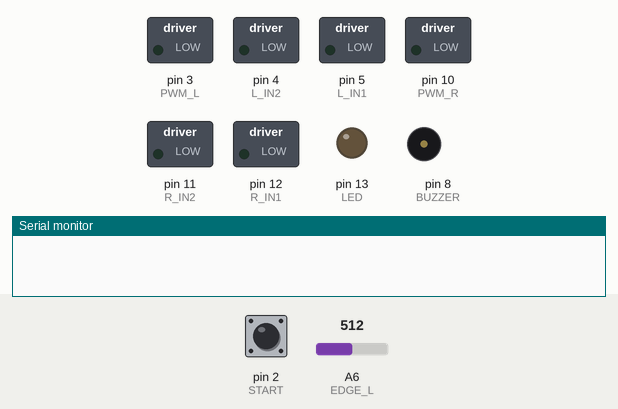
This sketch was run on a simulated Arduino Nano, built with avr-gcc and run on an emulated ATmega328P. Parts: switched loads named in the sketch (green lamp = pin HIGH), output pins drawn as LEDs (lit = HIGH), buzzer (waves = sounding), the last lines printed to the serial monitor. Inputs (shaded band) come from the test bench; at power-on: pin 2 (START) HIGH, A6 (EDGE_L) = 512.

Above: at 2.2 s.
At 3.7 s:
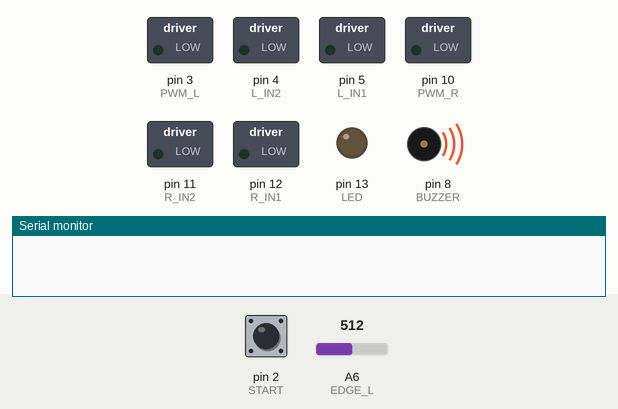
At 4.5 s:
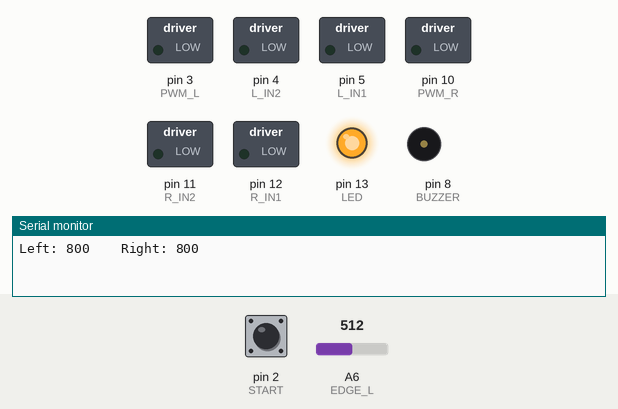
Timing chart, 0 to 6.0 s (numbered marks = the images above):
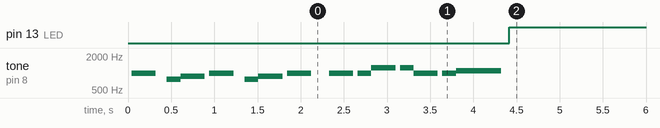

The sketch:

LinerBot_calibrateEdgeSensor.ino
```cpp
#include <EEPROM.h>
#include "LinerBot.h"


// Note and duration for Kolej Komuniti melody.
int melodyPitch[] = {NOTE_B5, 0, NOTE_G5, NOTE_A5, NOTE_B5, 0, NOTE_G5, NOTE_A5, NOTE_B5, 0, NOTE_B5, NOTE_B5, NOTE_DS6, NOTE_DS6, NOTE_B5, NOTE_B5, NOTE_CS6};
int melodyDuration[] = {4, 16, 8, 4, 4, 16, 8, 4, 4, 8, 4, 8, 4, 8, 4, 8, 2};

// Note and duration for edge sensor calibration.
int calPitch[] = {NOTE_C5, NOTE_G5};
int calDuration[] = {10, 10};


void setup() {
  Serial.begin(115200);
  LinerBot.begin();


  // Enter edge sensor calibration mode if the START button is pressed
  // during reset.
  if (digitalRead(START) == LOW) {
    // Beep to indicate we are in the calibration mode.
    LinerBot.playMelody(calPitch, calDuration, 2);

    // Wait until start button is released.
    while ((digitalRead(START) == LOW));
    delay(100);

    // Calibrate the edge sensors.
    LinerBot.calibrateEdgeSensors();
  }


  // Play the Kolej Komuniti melody once.
  LinerBot.playMelody(melodyPitch, melodyDuration, 17);
}


void loop() {
  // Turn on LED if edge is detected.
  if (LinerBot.isEdgeDetected(EDGE_L) || LinerBot.isEdgeDetected(EDGE_R)) {
    digitalWrite(LED, HIGH);
  }
  else {
    digitalWrite(LED, LOW);
  }

  // Print the sensors' threshold via serial port.
  Serial.print ("Left: ");
  Serial.print (LinerBot.readEdgeSensorThreshold(EDGE_L));
  Serial.print ("    Right: ");
  Serial.println (LinerBot.readEdgeSensorThreshold(EDGE_R));

  delay(250);
}
```

LinerBot.cpp
```cpp
#include <EEPROM.h>
#include "LinerBot.h"


void KKBPJLinerBot::begin(void)
{
  // Setting pin direction.
  pinMode(PWM_L, OUTPUT);
  pinMode(L_IN1, OUTPUT);
  pinMode(L_IN2, OUTPUT);
  pinMode(PWM_R, OUTPUT);
  pinMode(R_IN1, OUTPUT);
  pinMode(R_IN2, OUTPUT);

  pinMode(LED, OUTPUT);
//  pinMode(SERVO, OUTPUT);
  pinMode(BUZZER, OUTPUT);

  pinMode(START, INPUT_PULLUP);

  // Clear all ouputs.
  analogWrite(PWM_L, 0);
  analogWrite(PWM_R, 0);
  digitalWrite(L_IN1, LOW);
  digitalWrite(L_IN2, LOW);
  digitalWrite(R_IN1, LOW);
  digitalWrite(R_IN2, LOW);

  digitalWrite(LED, LOW);
//  digitalWrite(SERVO, LOW);
  digitalWrite(BUZZER, LOW);

  // Attach servo.
//  _servo.attach(SERVO);
}


/*
int KKBPJLinerBot::readDipSwitch(void)
{
  int adc = analogRead(MODE);
  if (adc > 933) return 0;
  if (adc > 773) return 1;
  if (adc > 658) return 2;
  if (adc > 563) return 3;
  if (adc > 487) return 4;
  if (adc > 440) return 5;
  if (adc > 400) return 6;
  return 7;
}
*/


/*
float KKBPJLinerBot::readBatteryVoltage(void)
{
  int adc = analogRead(VBATT);
  float adcVolt = (float)adc * (5.0f / 1023.0f);
  float vBatt = adcVolt * (1.0f + (10.0f / 3.9f));
  return vBatt;
}
*/


void KKBPJLinerBot::stop(void)
{
  analogWrite(PWM_L, 0);
  analogWrite(PWM_R, 0);
}


void KKBPJLinerBot::moveForward(int speed)
{
  analogWrite(PWM_L, speed);
  digitalWrite(L_IN1, LOW);
  digitalWrite(L_IN2, HIGH);
  analogWrite(PWM_R, speed);
  digitalWrite(R_IN1, LOW);
  digitalWrite(R_IN2, HIGH);
}


void KKBPJLinerBot::moveBackward(int speed)
{
  analogWrite(PWM_L, speed);
  digitalWrite(L_IN1, HIGH);
  digitalWrite(L_IN2, LOW);
  analogWrite(PWM_R, speed);
  digitalWrite(R_IN1, HIGH);
  digitalWrite(R_IN2, LOW);
}


void KKBPJLinerBot::turnLeft(int speed)
{
  analogWrite(PWM_L, speed);
  digitalWrite(L_IN1, HIGH);
  digitalWrite(L_IN2, LOW);
  analogWrite(PWM_R, speed);
  digitalWrite(R_IN1, LOW);
  digitalWrite(R_IN2, HIGH);
}


void KKBPJLinerBot::turnRight(int speed)
{
  analogWrite(PWM_L, speed);
  digitalWrite(L_IN1, LOW);
  digitalWrite(L_IN2, HIGH);
  analogWrite(PWM_R, speed);
  digitalWrite(R_IN1, HIGH);
  digitalWrite(R_IN2, LOW);
}


void KKBPJLinerBot::setMotorSpeed(int side, int speed)
{
  int direction_1;
  int direction_2;
  if (speed >= 0) {
    direction_1 = LOW;
    direction_2 = HIGH;
  }
  else {
    speed = -speed;
    direction_1 = HIGH;
    direction_2 = LOW;
  }

  switch (side) {
    case MOTOR_L:
      analogWrite(PWM_L, speed);
      digitalWrite(L_IN1, direction_1);
      digitalWrite(L_IN2, direction_2);
      break;

    case MOTOR_R:
      analogWrite(PWM_R, speed);
      digitalWrite(R_IN1, direction_1);
      digitalWrite(R_IN2, direction_2);
      break;
  }
}


/*
void KKBPJLinerBot::setServoPosition(int position)
{
  _servo.write(position);
}
*/


void KKBPJLinerBot::playTone(int pitch, int duration)
{
  if (pitch == 0) {
    delay(duration);
    return;
  }

  long halfPeriod = 1000000L / (long)pitch / 2L;
  for (long i = 0; i < (long)duration * 1000L; i += halfPeriod * 2L) {
    digitalWrite(BUZZER, HIGH);
    delayMicroseconds(halfPeriod);
    digitalWrite(BUZZER, LOW);
    delayMicroseconds(halfPeriod);
  }
}


void KKBPJLinerBot::playMelody(const int *pitch, const int *duration, int length)
{
  for (int i = 0; i < length; i++) {
    // To calculate the note duration, take one second divided by the note type.
    // e.g. quarter note = 1000 / 4, eighth note = 1000 / 8, etc.
    int noteDuration = 1000 / duration[i];
    playTone(pitch[i], noteDuration);

    // To distinguish the notes, set a minimum time between them.
    // the note's duration + 30% seems to work well.
    int pauseBetweenNotes = noteDuration * 0.30;
    delay(pauseBetweenNotes);
  }
}


void KKBPJLinerBot::calibrateEdgeSensors(void)
{
  int minL = 1024;
  int minR = 1024;
  int maxL = 0;
  int maxR = 0;

  int timestamp = millis();

  // Loop until start button is pressed.
  do {
    // Get the minimum and maximum value.
    int tempL = analogRead(EDGE_L);
    int tempR = analogRead(EDGE_R);

    if (minL > tempL) minL = tempL;
    if (minR > tempR) minR = tempR;

    if (maxL < tempL) maxL = tempL;
    if (maxR < tempR) maxR = tempR;

    // Blink LED.
    if (millis() - timestamp > 100) {
      timestamp +=  100;
      digitalWrite(LED, !digitalRead(LED));
    }
  } while (digitalRead(START) == HIGH);
  while (digitalRead(START) == LOW);
  digitalWrite(LED, LOW);

  // Calculate and save the threshold to EEPROM.
  if (maxL > minL) {
    int threshold = ((maxL - minL) * 3 / 5) + minL;
    EEPROM.put(EEADD_EDGE_L, threshold);
  }

  if (maxR > minR) {
    int threshold = ((maxR - minR) * 3 / 5) + minR;
    EEPROM.put(EEADD_EDGE_R, threshold);
  }
}


int KKBPJLinerBot::readEdgeSensorThreshold(int side)
{
  int eepromAddress;
  if (side == EDGE_L) {
    eepromAddress = EEADD_EDGE_L;
  }
  else if (side == EDGE_R) {
    eepromAddress = EEADD_EDGE_R;
  }
  else {
    return 0;
  }

  int threshold;
  EEPROM.get(eepromAddress, threshold);

  // Use default value if the value in EEPROM is invalid.
  if ((threshold <= 0) || (threshold >= 1023)) {
    threshold = DEFAULT_EDGE_THRESHOLD;
  }

  return threshold;
}


bool KKBPJLinerBot::isEdgeDetected(int side)
{
  if (analogRead(side) < readEdgeSensorThreshold(side)) {
    return true;
  }
  else {
    return false;
  }
}


// Static instance.
KKBPJLinerBot LinerBot;
```

LinerBot.h
```cpp
#ifndef LinerBot_H
#define LinerBot_H

#include <Arduino.h>
#include <Servo.h>


// Pin Assignment.
#define PWM_L   3
#define L_IN1   5
#define L_IN2   4
#define PWM_R   10
#define R_IN1   12
#define R_IN2   11

#define LED     13
//#define SERVO   9
#define BUZZER  8

#define OPP_FC  A3
#define OPP_FL  A2
#define OPP_FR  A4
#define OPP_L   A1
#define OPP_R   A5

#define START   2
//#define GPIO1   0
//#define GPIO2   1

#define EDGE_L  A6
#define EDGE_R  A7

#define POT     A0
//#define MODE    6
//#define VBATT   7


// Constant.
#define MOTOR_L   0
#define MOTOR_R   1


// Default value for edge sensors threshold if not calibrated.
#define DEFAULT_EDGE_THRESHOLD  800


// EEPROM Address.
#define EEADD_EDGE_L  0
#define EEADD_EDGE_R  (EEADD_EDGE_L + sizeof(int))


// Melody pitches.
#define NOTE_B0  31
#define NOTE_C1  33
#define NOTE_CS1 35
#define NOTE_D1  37
#define NOTE_DS1 39
#define NOTE_E1  41
#define NOTE_F1  44
#define NOTE_FS1 46
#define NOTE_G1  49
#define NOTE_GS1 52
#define NOTE_A1  55
#define NOTE_AS1 58
#define NOTE_B1  62
#define NOTE_C2  65
#define NOTE_CS2 69
#define NOTE_D2  73
#define NOTE_DS2 78
#define NOTE_E2  82
#define NOTE_F2  87
#define NOTE_FS2 93
#define NOTE_G2  98
#define NOTE_GS2 104
#define NOTE_A2  110
#define NOTE_AS2 117
#define NOTE_B2  123
#define NOTE_C3  131
#define NOTE_CS3 139
#define NOTE_D3  147
#define NOTE_DS3 156
#define NOTE_E3  165
#define NOTE_F3  175
#define NOTE_FS3 185
#define NOTE_G3  196
#define NOTE_GS3 208
#define NOTE_A3  220
#define NOTE_AS3 233
#define NOTE_B3  247
#define NOTE_C4  262
#define NOTE_CS4 277
#define NOTE_D4  294
#define NOTE_DS4 311
#define NOTE_E4  330
#define NOTE_F4  349
#define NOTE_FS4 370
#define NOTE_G4  392
#define NOTE_GS4 415
#define NOTE_A4  440
#define NOTE_AS4 466
#define NOTE_B4  494
#define NOTE_C5  523
#define NOTE_CS5 554
#define NOTE_D5  587
#define NOTE_DS5 622
#define NOTE_E5  659
#define NOTE_F5  698
#define NOTE_FS5 740
#define NOTE_G5  784
#define NOTE_GS5 831
#define NOTE_A5  880
#define NOTE_AS5 932
#define NOTE_B5  988
#define NOTE_C6  1047
#define NOTE_CS6 1109
#define NOTE_D6  1175
#define NOTE_DS6 1245
#define NOTE_E6  1319
#define NOTE_F6  1397
#define NOTE_FS6 1480
#define NOTE_G6  1568
#define NOTE_GS6 1661
#define NOTE_A6  1760
#define NOTE_AS6 1865
#define NOTE_B6  1976
#define NOTE_C7  2093
#define NOTE_CS7 2217
#define NOTE_D7  2349
#define NOTE_DS7 2489
#define NOTE_E7  2637
#define NOTE_F7  2794
#define NOTE_FS7 2960
#define NOTE_G7  3136
#define NOTE_GS7 3322
#define NOTE_A7  3520
#define NOTE_AS7 3729
#define NOTE_B7  3951
#define NOTE_C8  4186
#define NOTE_CS8 4435
#define NOTE_D8  4699
#define NOTE_DS8 4978


// Class.
class KKBPJLinerBot
{
  public:
    void begin(void);
//    int readDipSwitch(void);
//    float readBatteryVoltage(void);
    void stop(void);
    void moveForward(int speed);
    void moveBackward(int speed);
    void turnLeft(int speed);
    void turnRight(int speed);
    void setMotorSpeed(int side, int speed);
//    void setServoPosition(int position);
    void playTone(int pitch, int duration);
    void playMelody(const int *pitch, const int *duration, int length);
    void calibrateEdgeSensors(void);
    int readEdgeSensorThreshold(int side);
    bool isEdgeDetected(int side);

  protected:
    Servo _servo;
};


// Static instance.
extern KKBPJLinerBot LinerBot;


#endif
```

Measured:
- by itself, pin 13 (LED): LOW → HIGH at 4.4 s
